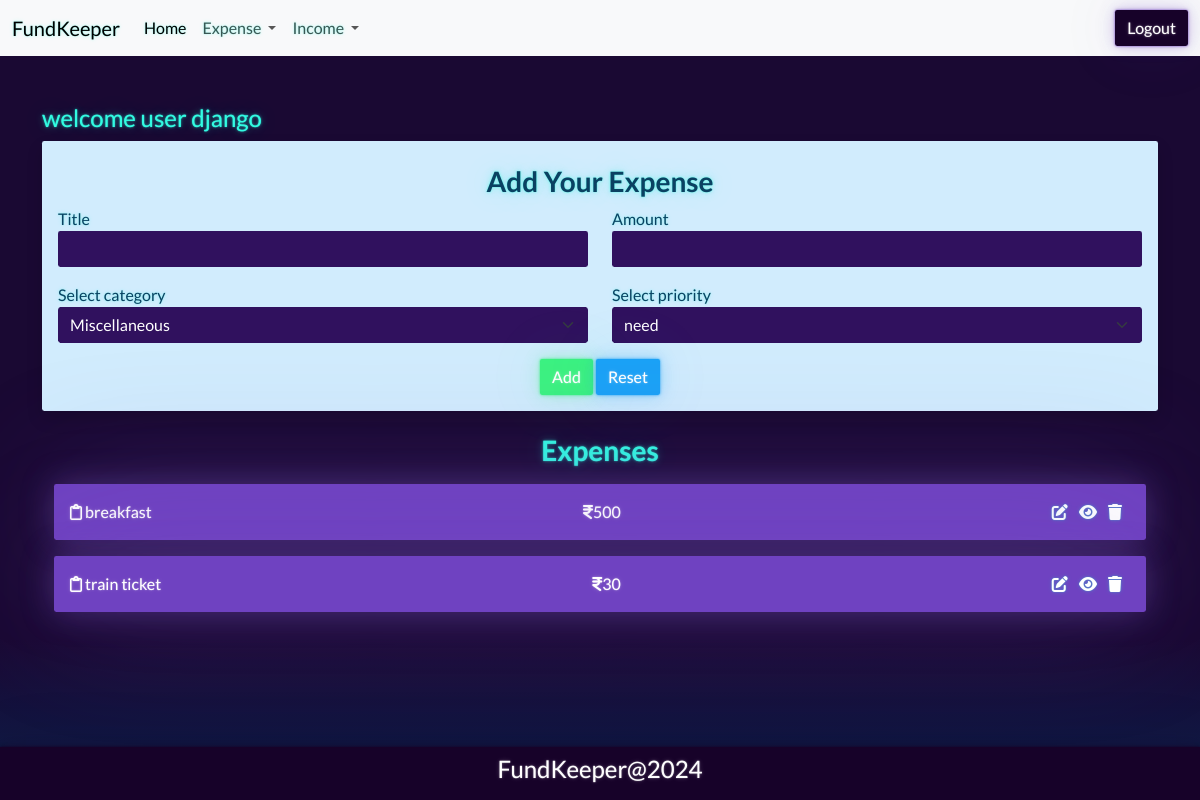
Page /expense/add/ (signed in) on the earlier database version.
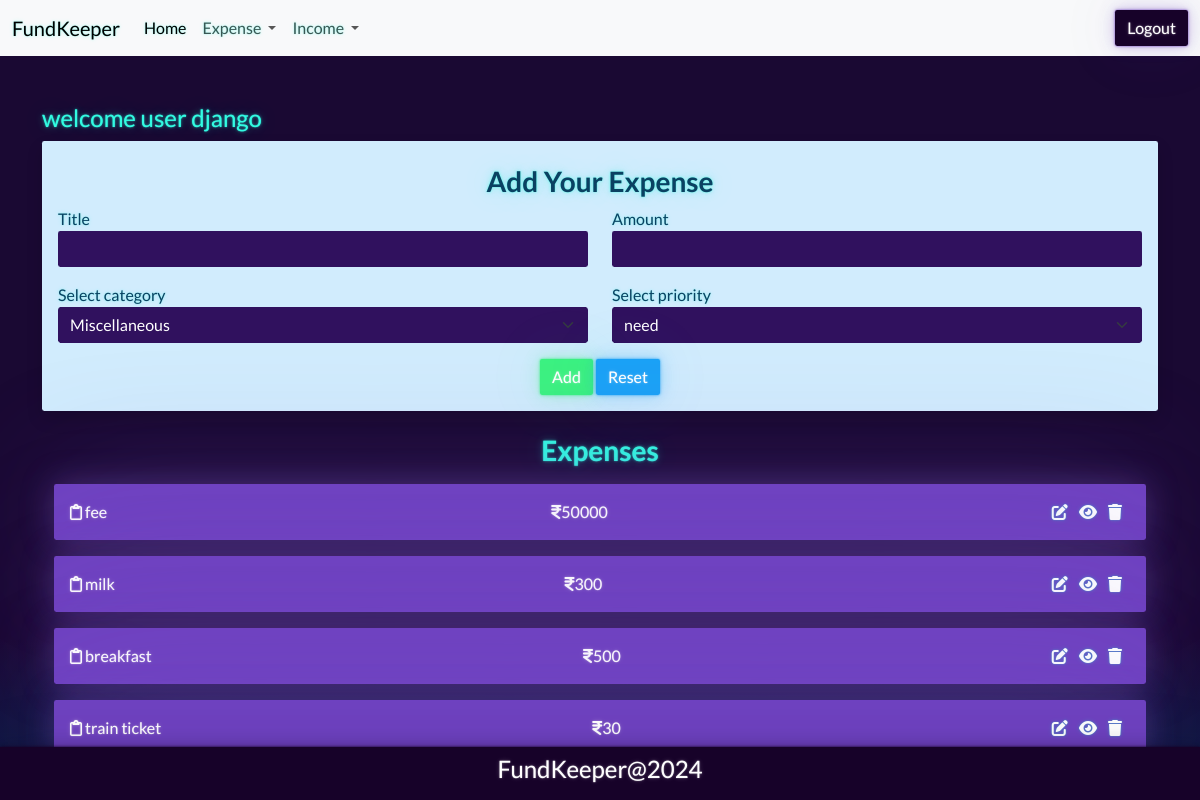
Same page on the later database version.
### budget/models.py (models this page shows, shortened)
class Expense(models.Model):
    title=models.CharField(max_length=200)
    amount=models.PositiveIntegerField()
    expense_categories = (
        ("Housing", "Housing"),
        ("Transportation", "Transportation"),
        ("Food", "Food"),
        ("Health", "Health"),
        ("Entertainment", "Entertainment"),
        ("DebtPayments", "Debt Payments"),
        ("PersonalCare", "Personal Care"),
        ("Education", "Education"),
        ("Savings", "Savings"),
        ("Miscellaneous", "Miscellaneous")
    )
    category=models.CharField(max_length=200,choices=expense_categories,default="Miscellaneous")
    user_object=models.ForeignKey(User,on_delete=models.CASCADE)
    created_date=models.DateTimeField(auto_now_add=True)
    priority_options=(
        ("need","need"),
        ("want","want")
    )
    priority=models.CharField(max_length=200,choices=priority_options,default="need")

### budget/views.py (the view, shortened to what this page needs)
# urls.py: path('expense/add/',views.ExpenseCreateView.as_view(),name='expense-add'),
@method_decorator(signin_required,name="dispatch")
class ExpenseCreateView(View):
    def get(self,request,*args, **kwargs):
        form_instance=ExpenseForm()
        qs=Expense.objects.filter(user_object=request.user).order_by("-created_date")
        return render(request,"expense_add.html",{"form":form_instance,"data":qs})

### budget/forms.py
class ExpenseForm(forms.ModelForm):
    class Meta:
        model=Expense
        exclude=("id","created_date","user_object")
        widgets={
            "title":forms.TextInput(attrs={"class":"form-control"}),
            "amount":forms.NumberInput(attrs={"class":"form-control"}),
            "category":forms.Select(attrs={"class":"form-control form-select"}),
            "priority":forms.Select(attrs={"class":"form-control form-select"})
        }

### budget/templates/expense_add.html (shortened to what this page needs)
{%extends 'base.html'%}
{%block main_block%}
<div class="container mt-5">
    <h4>welcome user {{request.user}}</h4>
    <div class="container-fluid border p-3 shadow mb-4 rounded  bg-info-subtle text-info-emphasis" data-aos="zoom-out-up" data-aos-easing="ease-out-cubic"
        data-aos-duration="2000">
        <h3 class="text-center fw-bold my-2">Add Your Expense</h3>
        <form action="" method="post">
            <div class="mb-3">
                <div class="row">
                    <div class="col-6">
                        <label for="">Title</label>
                        {{form.title}}
                    </div>
                    <div class="col-6">
                        <label for="">Amount</label>
                        {{form.amount}}
                    </div>
                </div>
            </div>
            <div class="mb-3">
                <div class="row">
                    <div class="col-6">
                        <label for="">Select category</label>
                        {{form.category}}
                    </div>
                    <div class="col-6">
                        <label for="">Select priority</label>
                        {{form.priority}}
                    </div>
                </div>
            </div>
            <div class="d-flex justify-content-center">
                <div>
                    <button type="submit" class="btn btn-success">Add</button>
                    <button type="reset" class="btn btn-info">Reset</button>
                </div>
            </div>
        </form>
    </div>
    <div class="container-fluid border mb-5 rounded">
        <h3 class="text-center fw-bold my-3">Expenses</h3>
        {%for e in data%}
        <div class="alert alert-primary d-flex justify-content-between" role="alert" data-aos="fade-down"
            data-aos-easing="linear" data-aos-duration="1000">
            <div> <i class="fa-regular fa-clipboard"></i> {{e.title}}</div>
            <div> <i class="fa-solid fa-indian-rupee-sign"></i>{{e.amount}}</div>
            <div>
                <a href="{%url 'expense-edit' e.id%}" class="me-2"><i class="fa-solid fa-pen-to-square"> </i></a>
                <a href="{%url 'expense-detail' e.id%}" class="me-2"><i class="fa-solid fa-eye"></i></a>
                <a href="{%url 'expense-delete' e.id%}" class="me-2"><i class="fa-solid fa-trash"></i></a>
            </div>
        </div>
        {%endfor%}
    </div>
</div>
{%endblock%}

Differences in the rows shown:
added Expense: title "fee", amount "50000"
added Expense: title "milk", amount "300"
